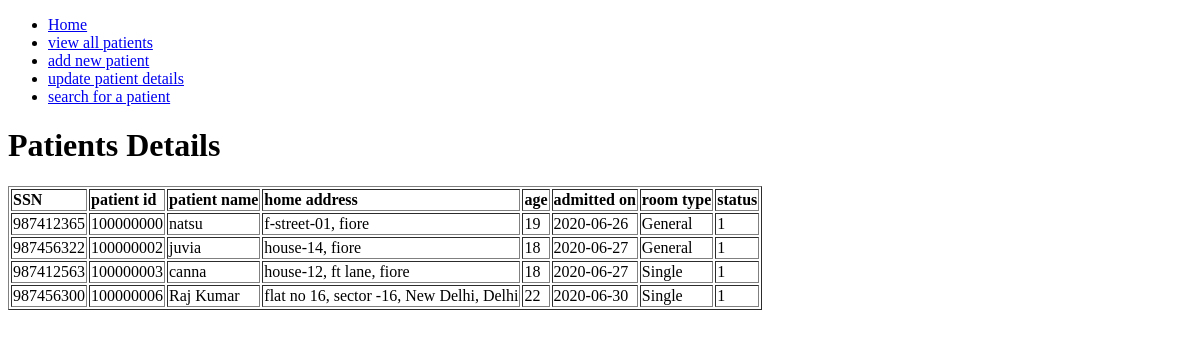
The page /patients (signed in) on the database as committed earlier.
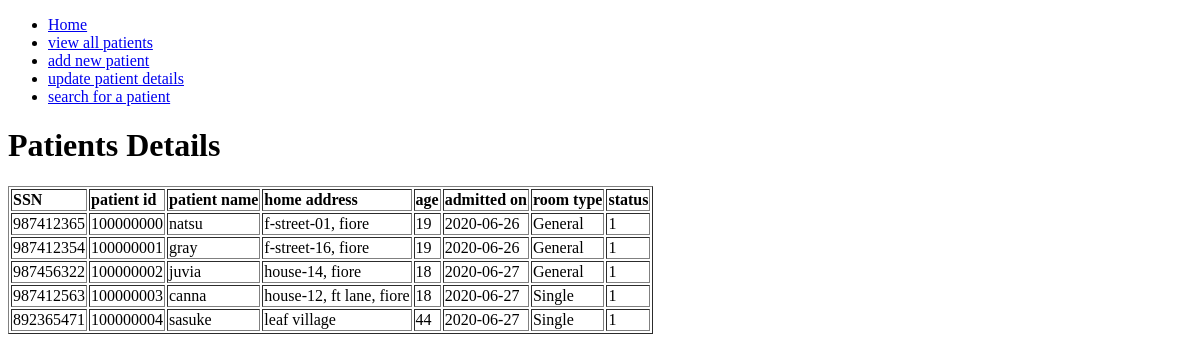
The same page on the database as committed later.
### tables this page shows
CREATE TABLE patients (
		ws_ssn INTEGER UNIQUE,
		ws_pat_id INTEGER PRIMARY KEY AUTOINCREMENT,
		ws_pat_name TEXT NOT NULL,
		ws_adrs TEXT NOT NULL,
		ws_age INTEGER NOT NULL,
		ws_doj TEXT NOT NULL,
		ws_rtype TEXT,
		ws_status INTEGER DEFAULT 1
	);

### app.py (the view)
@app.route('/patients')
def viewPatientDetails():
	if 'loggedInUserId' in request.cookies:
		patient_details = []
		conn2 = sqlite3.connect("hospital.db")
		c = conn2.cursor()
		c.execute("SELECT * from patients")
		for i in c.fetchall():
			patient_details.append(i)
		c.close()
		conn2.close()
		return render_template("patients.html",patient_details=patient_details,pageTitle="patients details")
	return redirect(url_for('login'))

### templates/patients.html
{% extends "base.html" %}
{% block body %}
{% include "include/navbar.html" %}
	<h1>Patients Details</h1>
	<table border="1">
		<tr>
			<td><b>SSN</b></td>
			<td><b>patient id</b></td>
			<td><b>patient name</b></td>
			<td><b>home address</b></td>
			<td><b>age</b></td>
			<td><b>admitted on</b></td>
			<td><b>room type</b></td>
			<td><b>status</b></td>
		</tr>
	{% for patient in patient_details %}
		<tr>
		{% for i in patient %}
			<td>{{ i }} </td>
		{% endfor %}
		</tr>
	{% endfor %}
	</table>
{% endblock %}

### templates/base.html (shortened to what this page needs)
<!DOCTYPE html>
<html>
<head>
</head>
<body>
	{% block body %}
	{% endblock %}
</body>
</html>

### templates/include/navbar.html
<nav>
	<ul>
		<li><a href="{{ url_for('indexPage') }}">Home</a></li>
		<li><a href="{{ url_for('viewPatientDetails') }}">view all patients</a></li>
		<li><a href="{{ url_for('addNewPatient') }}">add new patient</a></li>
		<li><a href="{{ url_for('update') }}">update patient details</a></li>
		<li><a href="{{ url_for('searching') }}">search for a patient</a></li>
	</ul>
</nav>

Rows that differ between the two databases and show on the page:
removed patients: ws_ssn "987456300", ws_pat_id "100000006", ws_pat_name "Raj Kumar", ws_adrs "flat no 16, sector -16, New Delhi, Delhi", patient "22" "1", ws_doj "2020-06-30", ws_rtype "Single"
added patients: ws_ssn "987412354", ws_pat_id "100000001", ws_pat_name "gray", ws_adrs "f-street-16, fiore", patient "19" "1", ws_doj "2020-06-26", ws_rtype "General"
added patients: ws_ssn "892365471", ws_pat_id "100000004", ws_pat_name "sasuke", ws_adrs "leaf village", patient "44" "1", ws_doj "2020-06-27", ws_rtype "Single"
